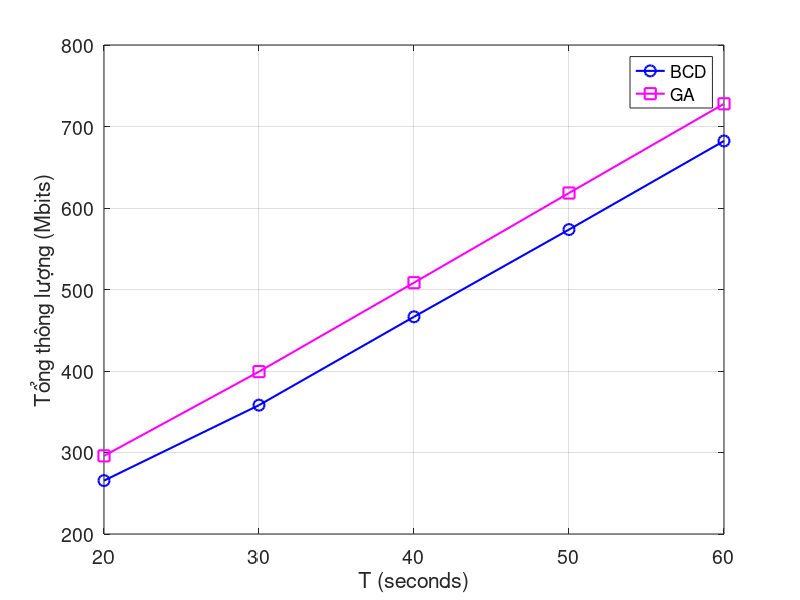

This chart was generated by the following MATLAB code:
x = [20 30 40 50 60];
y1 = [265.519721 358.098904 466.523414 573.54726 682.255544];
y2 = [295.87813313219124 399.22116407373153 508.3566089810294 618.3961754308457 727.8545336334471];
figure(1)
hold on
plot(x, y1,'bo-','MarkerSize',8,'LineWidth',1.5);
hold on
plot(x, y2,'ms-','MarkerSize',8,'LineWidth',1.5);

xlabel('T (seconds)');
% ylabel('Total Throughput (Mbits)');
ylabel('Tổng thông lượng (Mbits)');
legend('BCD','GA');
grid on
box on
set(gca,'FontSize',14)